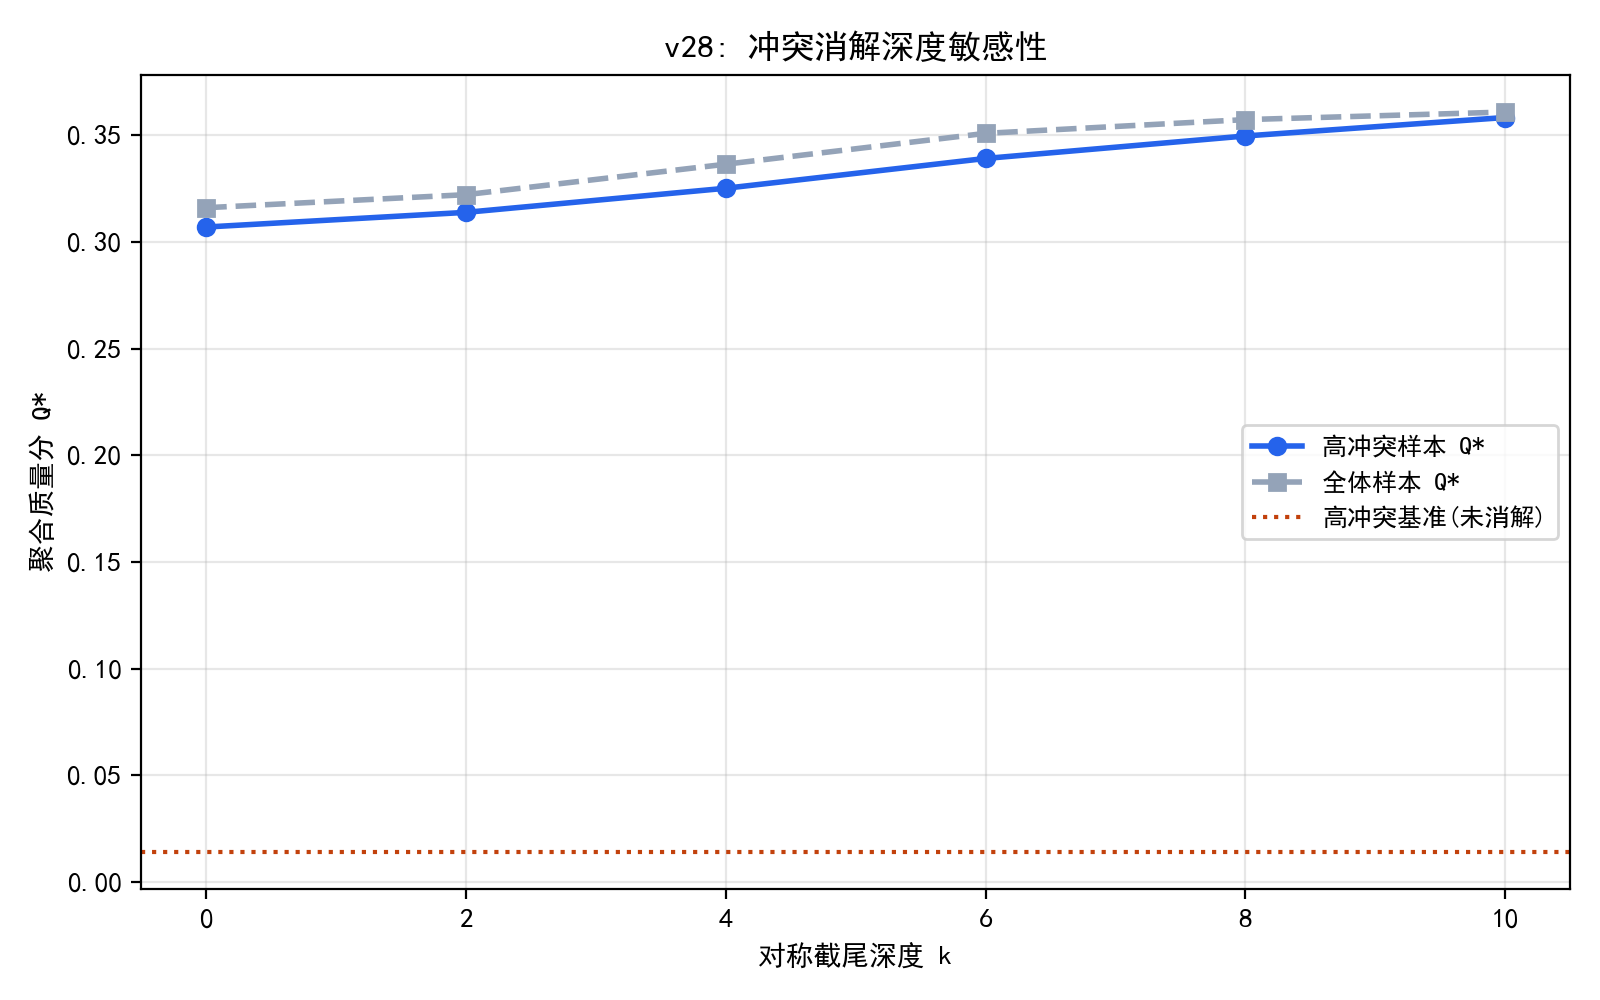

Python code for this plot:
# -*- coding: utf-8 -*-
"""
v28 实验: 冲突消解的截尾深度敏感性 (k 扫描)
对对称截尾聚合 Q*_k (k=0,2,4,6,8,10) 检验:
1) 消解单调性: 高冲突样本 Q* 均值随 k 单调上升 (消解强度越大越明显);
2) 域序稳定性: 各 k 下域级 Q* 排序与 k=6 (正文默认) 的 Spearman 秩相关;
3) 主链路结论 (Q* 0.430->0.535, k=6) 的邻域鲁棒性.
输出: experiments/v28_p1_k_sens.csv/.json/.png
"""
import os, sys, json
import numpy as np
import pandas as pd
sys.path.insert(0, os.path.join(os.path.dirname(__file__), "..", "code"))
from p1_quality import (load_jsonl_xz, build_frame, winsorize_minmax,
                        entropy_weight, critic_weight, robust_resolve, ALL_IND)
from common import A, BASE
from scipy.stats import spearmanr

EX = os.path.join(os.path.dirname(__file__))
os.makedirs(EX, exist_ok=True)

import matplotlib
matplotlib.use("Agg")
import matplotlib.pyplot as plt
import matplotlib.font_manager as fm
for _f in ("SimHei.ttf", "simsun.ttf"):
    _p = os.path.join(BASE, _f)
    if os.path.exists(_p):
        fm.fontManager.addfont(_p)
plt.rcParams["font.sans-serif"] = ["SimHei"]
plt.rcParams["axes.unicode_minus"] = False


def main():
    a1 = load_jsonl_xz(os.path.join(A, "slimpajama_quality_signal_sample.jsonl.xz"), limit=60000)
    a2 = load_jsonl_xz(os.path.join(A, "slimpajama_quality_extended", "arxiv_part-6777d8857c6e-000486.jsonl.xz"), limit=15000)
    a3 = load_jsonl_xz(os.path.join(A, "slimpajama_quality_extended", "github_part-6777d8857c6e-000275.jsonl.xz"), limit=15000)
    df = pd.concat([build_frame(a1), build_frame(a2, domain_hint="arxiv"),
                    build_frame(a3, domain_hint="github")], ignore_index=True)
    Xraw = df[ALL_IND].to_numpy(dtype=float)
    X = winsorize_minmax(Xraw.copy())
    X = np.where(np.isnan(X), np.nanmean(X, axis=0), X)   # 列均值填补 (同 v15)
    we, _e = entropy_weight(X)
    wc = critic_weight(X)[0]
    w = 0.5 * np.asarray(we, dtype=float) + 0.5 * np.asarray(wc, dtype=float)

    # 冲突样本: |Q_C - Q_F| 高 (与主链路一致口径, 取 top 20%)
    from p1_quality import family_scores
    qc, qf = family_scores(X)
    conf = np.abs(qc - qf)
    thr = np.quantile(conf, 0.8)
    mask = conf >= thr
    print(f"n={len(X)} 冲突样本(top20%): {mask.sum()}")

    rows = []
    Qs = {}
    for k in [0, 2, 4, 6, 8, 10]:
        Qr = robust_resolve(X, w, k=k)
        Qs[k] = Qr
        rows.append({"k": k, "Qstar_high_conf": float(np.mean(Qr[mask])),
                     "Qstar_all": float(np.mean(Qr)),
                     "Qstar_base_conf": float(np.nanmean(w * X[mask]) / w.sum())})
        print(f"k={k}: 高冲突 Q*={rows[-1]['Qstar_high_conf']:.4f} | 全体 {rows[-1]['Qstar_all']:.4f}")

    # 域序稳定性: 按域对齐后比较 (k=6 为基准)
    dom = df["_source_domain"].fillna("none").to_numpy()
    order = {}
    for k in [0, 2, 4, 6, 8, 10]:
        dq = pd.DataFrame({"Q": Qs[k], "domain": dom}).groupby("domain")["Q"].mean()
        order[k] = dq.sort_values(ascending=False)
        print(f"k={k}: 域序 {[f'{d}:{v:.3f}' for d, v in order[k].items()][:7]}")

    base = order[6]
    sp = {}
    for k in [0, 2, 4, 8, 10]:
        aligned = pd.concat([base.rename("b"), order[k].rename("o")], axis=1).dropna()
        sp[k] = float(spearmanr(aligned["b"], aligned["o"]).statistic)
    print("\n域序与 k=6 的 Spearman (按域对齐):", sp)

    rdf = pd.DataFrame(rows)
    rdf.to_csv(os.path.join(EX, "v28_p1_k_sens.csv"), index=False, encoding="utf-8-sig")

    fig, ax = plt.subplots(figsize=(8, 5))
    ax.plot(rdf["k"], rdf["Qstar_high_conf"], "o-", lw=2, color="#2563EB", label="高冲突样本 Q*")
    ax.plot(rdf["k"], rdf["Qstar_all"], "s--", lw=2, color="#94A3B8", label="全体样本 Q*")
    ax.axhline(rows[0]["Qstar_base_conf"], ls=":", color="#C2410C", label="高冲突基准(未消解)")
    ax.set_xlabel("对称截尾深度 k"); ax.set_ylabel("聚合质量分 Q*")
    ax.set_title("v28: 冲突消解深度敏感性")
    ax.legend(fontsize=9); ax.grid(alpha=0.3)
    fig.tight_layout(); fig.savefig(os.path.join(EX, "v28_p1_k_sens.png"), dpi=200)
    plt.close(fig)

    with open(os.path.join(EX, "v28_p1_k_sens.json"), "w", encoding="utf-8") as f:
        json.dump({"rows": rows, "spearman_vs_k6": sp}, f, ensure_ascii=False, indent=2)
    print("\ndone v28")


if __name__ == "__main__":
    main()
